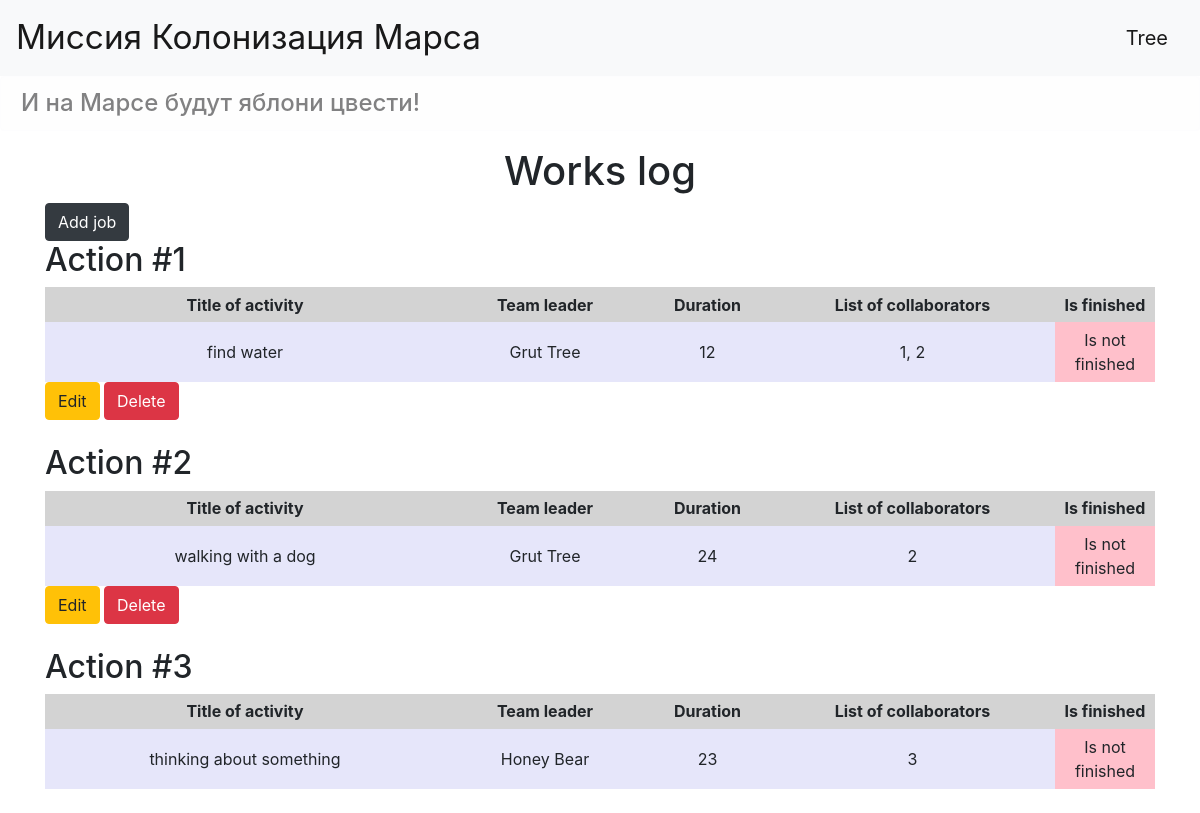
Page /jobs (signed in) on the committed database.
### data/users.py (models this page shows, shortened)
class User(SqlAlchemyBase, UserMixin):
    __tablename__ = 'users'
    id = sqlalchemy.Column(sqlalchemy.Integer,
                           primary_key=True, autoincrement=True)
    surname = sqlalchemy.Column(sqlalchemy.String, nullable=True)
    name = sqlalchemy.Column(sqlalchemy.String, nullable=True)
    age = sqlalchemy.Column(sqlalchemy.Integer, nullable=True)
    position = sqlalchemy.Column(sqlalchemy.String, nullable=True)
    speciality = sqlalchemy.Column(sqlalchemy.String, nullable=True)
    address = sqlalchemy.Column(sqlalchemy.String, nullable=True)
    email = sqlalchemy.Column(sqlalchemy.String, unique=True, nullable=True)
    hashed_password = sqlalchemy.Column(sqlalchemy.String, nullable=True)
    modified_date = sqlalchemy.Column(sqlalchemy.DateTime,
                                      default=datetime.datetime.now)
    jobs = orm.relation("Jobs", back_populates='user')
    departments = orm.relation("Department", back_populates='user')

### data/news.py (models this page shows, shortened)
class Jobs(SqlAlchemyBase):
    __tablename__ = 'jobs'
    id = sqlalchemy.Column(sqlalchemy.Integer,
                           primary_key=True, autoincrement=True)
    team_leader = sqlalchemy.Column(sqlalchemy.Integer,
                                    nullable=True)
    job = sqlalchemy.Column(sqlalchemy.String, nullable=True)
    work_size = sqlalchemy.Column(sqlalchemy.Integer, nullable=True)
    collaborators = sqlalchemy.Column(sqlalchemy.String, nullable=True)
    start_date = sqlalchemy.Column(sqlalchemy.DateTime,
                                   default=datetime.datetime.now)
    end_date = sqlalchemy.Column(sqlalchemy.DateTime,
                                 default=datetime.datetime.now)
    is_finished = sqlalchemy.Column(sqlalchemy.Boolean, nullable=True, default=False)
    user_id = sqlalchemy.Column(sqlalchemy.Integer, sqlalchemy.ForeignKey("users.id"))
    user = orm.relation('User')

### main.py (the view)
@app.route('/jobs')
def jobs_list():
    db_session.global_init('db/blogs.sqlite')
    session = db_session.create_session()
    jobs = session.query(Jobs).all()
    users = session.query(User).all()
    return render_template('jobs.html', jobs=jobs, users=users)

### data/db_session.py (called while the page is built, shortened)
def global_init(db_file):
    global __factory
    if __factory:
        return

def create_session() -> Session:
    global __factory
    return __factory()

### main.py (called while the page is built)
@login_manager.user_loader
def load_user(user_id):
    session = db_session.create_session()
    return session.query(User).get(user_id)

### templates/jobs.html
{% extends 'base.html' %}
{% block content %}
    <h1 align="center">Works log</h1>
    {% if current_user.is_authenticated %}
        <a class="btn btn-dark" href="/addjob">Add job</a>
    {% endif %}
    {% for item in jobs %}
    <div>
        <h2>Action #{{loop.index}}</h2>
        <table>
            <tr><th width="400px">Title of activity</th>
                <th width="200px">Team leader</th>
                <th>Duration</th>
                <th>List of collaborators</th>
                <th>Is finished</th></tr>
            <tr>
                <td bgcolor="Lavender">{{item.job}}</td>
            {% for i in users %}
                {% if i.id == item.team_leader %}
                <td bgcolor="Lavender">
                    {{i.surname}}
                    {{i.name}}
                </td>
                {%endif%}
            {%endfor%}
                <td bgcolor="Lavender">{{item.work_size}}</td>
                <td bgcolor="Lavender">{{item.collaborators}}</td>
                {%if item.is_finished%}
                <td bgcolor="PaleGreen" width="100">Is finished</td>
                {%else%}
                <td bgcolor="pink" width="100">Is not finished</td>
                {%endif%}
            </tr>
        </table>
        {% if current_user.is_authenticated and (current_user == item.user or
        current_user.id == 1 or current_user.id == item.team_leader) %}
        <div>
            <a href="/editjob/{{ item.id }}" class="btn btn-warning">Edit</a>
            <a href="/deletejob/{{ item.id }}" class="btn btn-danger">Delete</a>
        </div>
        {% endif %}
        <br>
    </div>
    {% endfor %}
{% endblock %}

### templates/base.html (shortened to what this page needs)
<!doctype html>
<html lang="en">
<head>
    <link rel="stylesheet"
          href="https://stackpath.bootstrapcdn.com/bootstrap/4.4.1/css/bootstrap.min.css"
>
    <link rel="stylesheet" type="text/css" href="../static/css/style.css" />
</head>
<body>
<header>
    <nav class="navbar navbar-light bg-light">
        <a class="navbar-brand font_size" href="/jobs">Миссия Колонизация Марса</a>
        {% if current_user.is_authenticated %}
            <a class="navbar-brand" href="/logout">{{ current_user.name }}</a>
        {% else %}
            <p>
                <a class="btn btn-primary " href="/register">Sign up</a>
                <a class="btn btn-success" href="/login">Sign in</a>
            </p>
        {% endif %}
    </nav>
    <h4 class="alert alert-light">И на Марсе будут яблони цвести!</h4>
</header>
    <main role="main" class="container">
        {% block content %}{% endblock %}
    </main>
</body>
</html>

### static/css/style.css (style rules this page uses)
.font_size { font-size: 25pt; }
table { width: 100% }
th { height: 35px; background-color: #D3D3D3; text-align: center; }
td { height: 60px; text-align: center; }

### rows in the picture
User: name "Tree", surname "Grut"
Jobs: job "find water", work_size "12", collaborators "1, 2", is_finished "Is not finished"
Jobs: job "walking with a dog", work_size "24", collaborators "2", is_finished "Is not finished"
Jobs: job "thinking about something", work_size "23", collaborators "3", is_finished "Is not finished"
User: surname "Honey", name "Bear"
